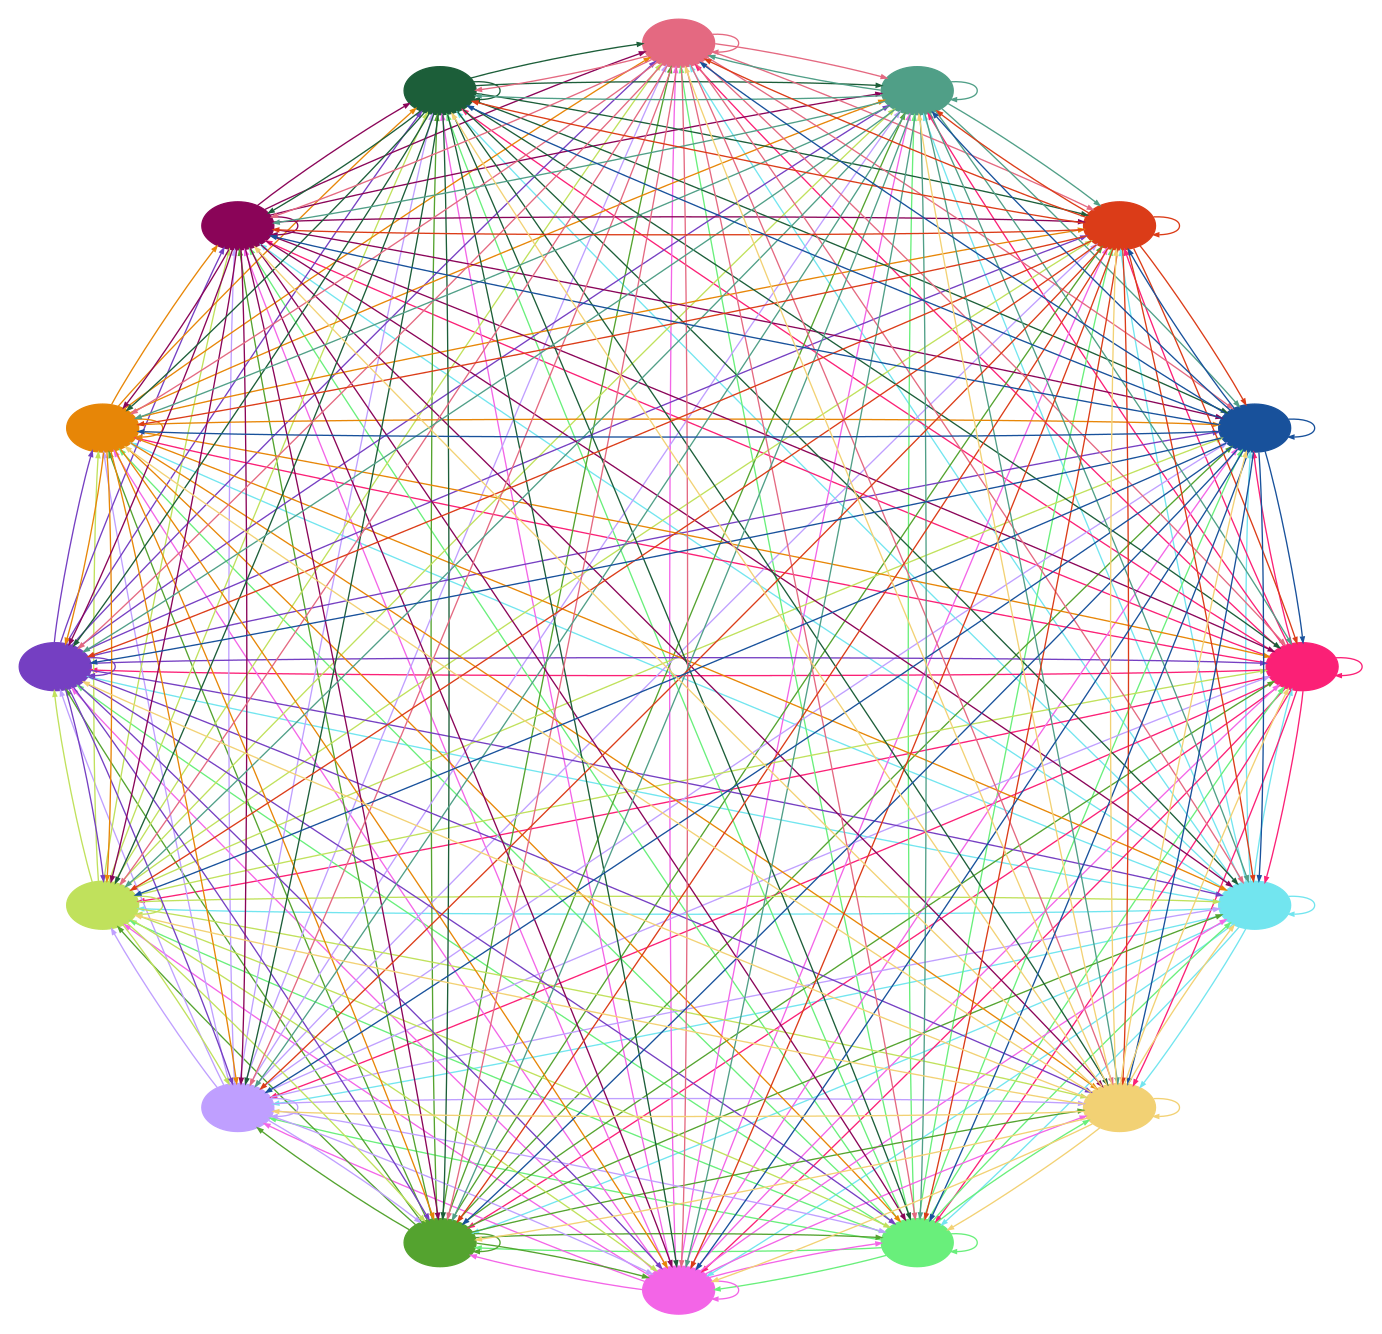

Here is the Python script that generated this plot:
#!/usr/bin/env python3
import itertools
from docs import εὕρηκα

def render_graph(𝛹):
    color_palette = ["#72e5ef", "#fb2076", "#69ef7b", "#f365e7",
                     "#54a32f", "#bf9fff", "#c0e15c", "#753fc2",
                     "#e78607", "#8a0458", "#1c5e39", "#e46981",
                     "#509f87", "#db3c18", "#18519b", "#f2d174"]

    def hex_format(𝑎):
        return f"{𝑎:02x}"

    def render_node(𝑎):
        color = color_palette[𝛹.index(𝑎)]
        print(f'"{hex_format(𝑎)}" [style="filled" fillcolor="{color}" color="{color}" fontcolor="{color}"]')

    def render_edge(𝑎, 𝑏):
        color = color_palette[𝛹.index(𝑎)]
        print(f'"{hex_format(𝑎)}" -> "{hex_format(𝑏)}" [arrowsize=0.4 color="{color}"];')

    print('strict digraph {')
    print('layout=circo pad=0.2 mindist=1.8')

    for 𝑥 in 𝛹:
        render_node(𝑥)

    for 𝑎, 𝑏, 𝑐 in itertools.product(𝛹, repeat=3):
        𝑥 = 𝑎 ^ 𝑏 ^ 𝑐
        render_edge(𝑎, 𝑥)
        render_edge(𝑏, 𝑥)
        render_edge(𝑐, 𝑥)

    print('}')

if __name__ == "__main__":
    𝛹 = εὕρηκα.get_magic_numbers()
    render_graph(𝛹)
